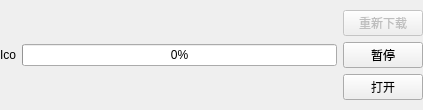
<?xml version="1.0" encoding="UTF-8"?>
<ui version="4.0">
 <class>DownloadItem</class>
 <widget class="QWidget" name="DownloadItem">
  <property name="geometry">
   <rect>
    <x>0</x>
    <y>0</y>
    <width>423</width>
    <height>110</height>
   </rect>
  </property>
  <property name="windowTitle">
   <string>Form</string>
  </property>
  <layout class="QHBoxLayout" name="horizontalLayout">
   <property name="leftMargin">
    <number>0</number>
   </property>
   <property name="topMargin">
    <number>0</number>
   </property>
   <property name="rightMargin">
    <number>0</number>
   </property>
   <property name="bottomMargin">
    <number>0</number>
   </property>
   <item>
    <widget class="QLabel" name="fileIcon">
     <property name="sizePolicy">
      <sizepolicy hsizetype="Minimum" vsizetype="Minimum">
       <horstretch>0</horstretch>
       <verstretch>0</verstretch>
      </sizepolicy>
     </property>
     <property name="text">
      <string>Ico</string>
     </property>
    </widget>
   </item>
   <item>
    <layout class="QVBoxLayout" name="verticalLayout_2">
     <item>
      <widget class="SqueezeLabel" name="fileNameLabel" native="true">
       <property name="sizePolicy">
        <sizepolicy hsizetype="Expanding" vsizetype="Preferred">
         <horstretch>0</horstretch>
         <verstretch>0</verstretch>
        </sizepolicy>
       </property>
       <property name="text" stdset="0">
        <string>Filename</string>
       </property>
      </widget>
     </item>
     <item>
      <widget class="QProgressBar" name="progressBar">
       <property name="value">
        <number>0</number>
       </property>
      </widget>
     </item>
     <item>
      <widget class="SqueezeLabel" name="downloadInfoLabel" native="true">
       <property name="sizePolicy">
        <sizepolicy hsizetype="Minimum" vsizetype="Preferred">
         <horstretch>0</horstretch>
         <verstretch>0</verstretch>
        </sizepolicy>
       </property>
       <property name="text" stdset="0">
        <string/>
       </property>
      </widget>
     </item>
    </layout>
   </item>
   <item>
    <layout class="QVBoxLayout" name="verticalLayout">
     <item>
      <spacer name="verticalSpacer">
       <property name="orientation">
        <enum>Qt::Vertical</enum>
       </property>
       <property name="sizeHint" stdset="0">
        <size>
         <width>17</width>
         <height>1</height>
        </size>
       </property>
      </spacer>
     </item>
     <item>
      <widget class="QPushButton" name="tryAgainButton">
       <property name="enabled">
        <bool>false</bool>
       </property>
       <property name="text">
        <string>重新下载</string>
       </property>
      </widget>
     </item>
     <item>
      <widget class="QPushButton" name="stopButton">
       <property name="text">
        <string>暂停</string>
       </property>
      </widget>
     </item>
     <item>
      <widget class="QPushButton" name="openButton">
       <property name="text">
        <string>打开</string>
       </property>
      </widget>
     </item>
     <item>
      <spacer name="verticalSpacer_2">
       <property name="orientation">
        <enum>Qt::Vertical</enum>
       </property>
       <property name="sizeHint" stdset="0">
        <size>
         <width>17</width>
         <height>5</height>
        </size>
       </property>
      </spacer>
     </item>
    </layout>
   </item>
  </layout>
 </widget>
 <customwidgets>
  <customwidget>
   <class>SqueezeLabel</class>
   <extends>QWidget</extends>
   <header>squeezelabel.h</header>
  </customwidget>
 </customwidgets>
 <resources/>
 <connections/>
</ui>
